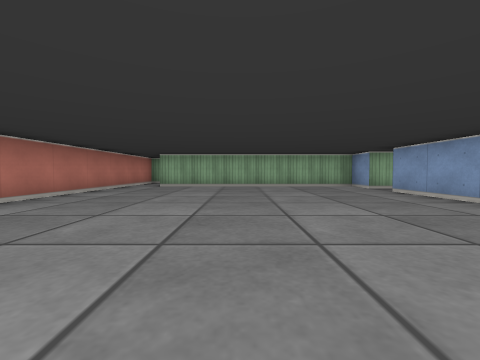
[1] (above)

23 first-person views from a walk through a cub3D level. The camera is about half as high as the walls, tilts 2° down and sees 90° across. The floor is counted in squares. Each view is taken from the middle of a square. On the plan, view 1 faces up. The plan holds only what a view shows up to about 9 squares ahead; the rest is blank.

[2]
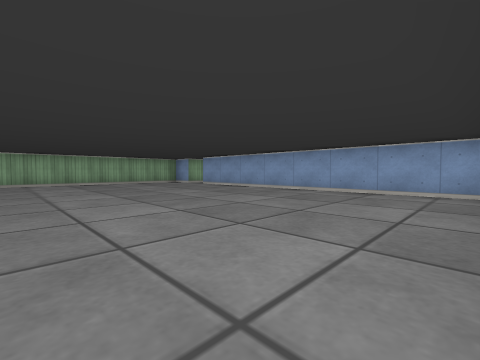

[3]
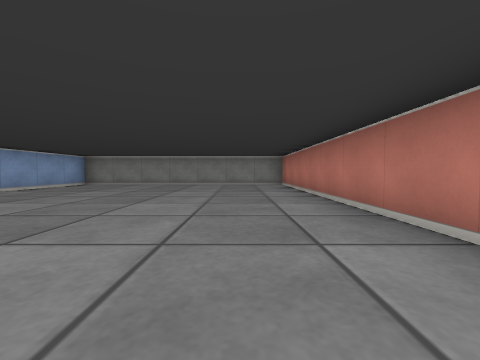

[4]
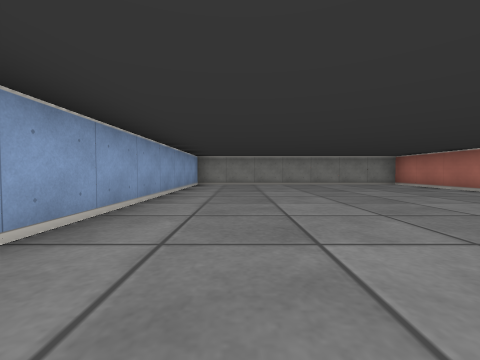

[5]
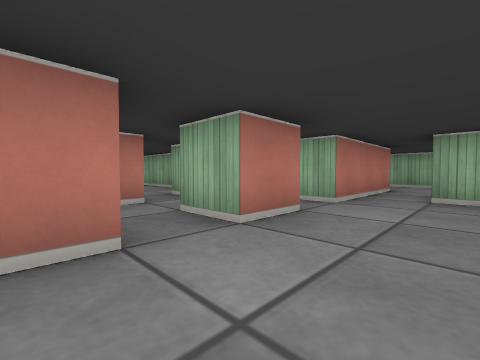

[6]
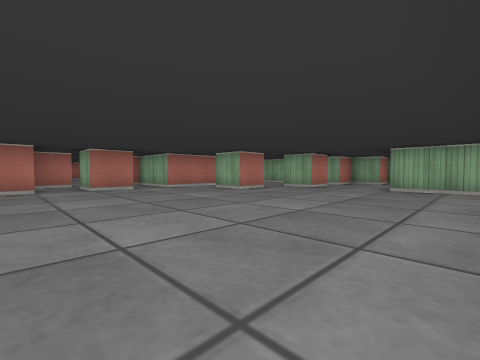

[7]
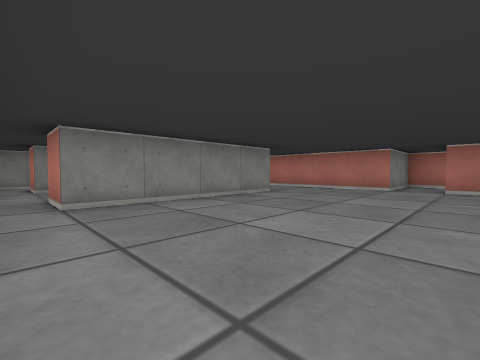

[8]
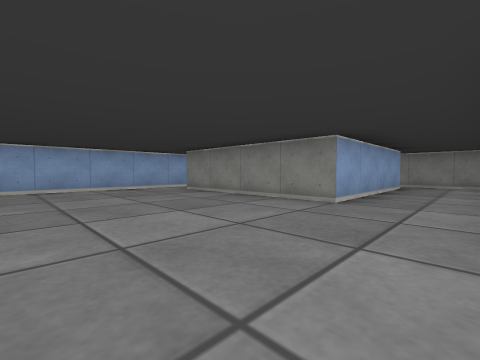

[9]
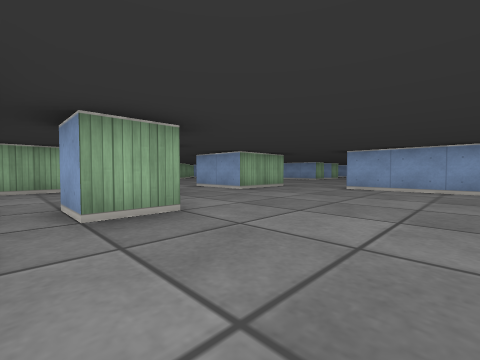

[10]
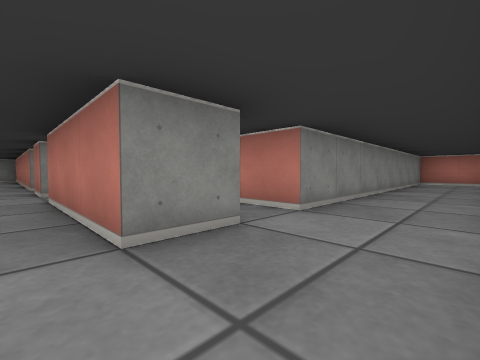

[11]
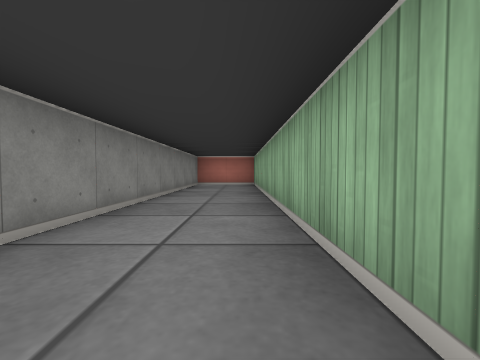

[12]
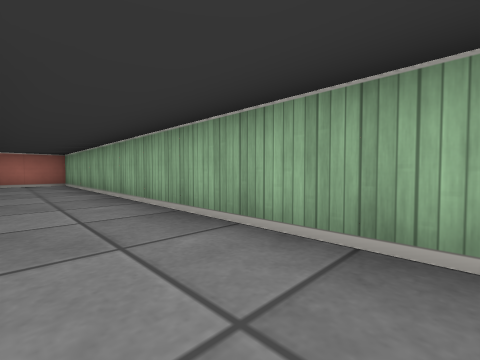

[13]
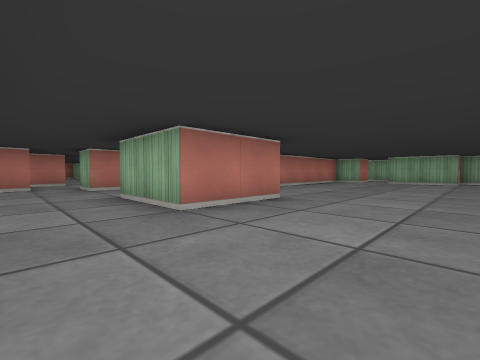

[14]
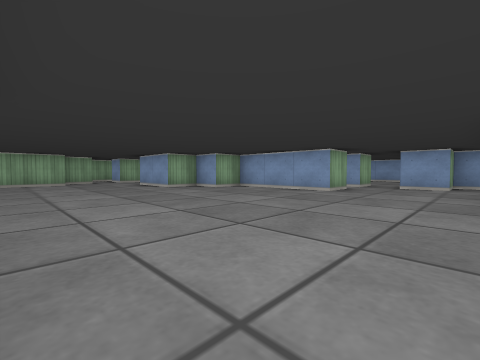

[15]
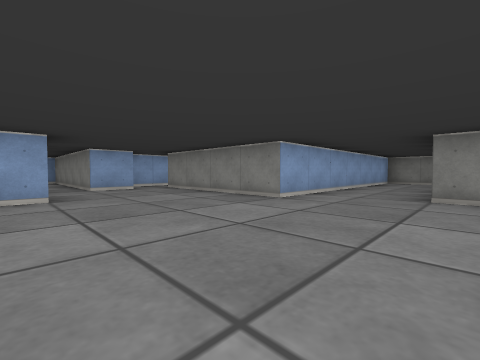

[16]
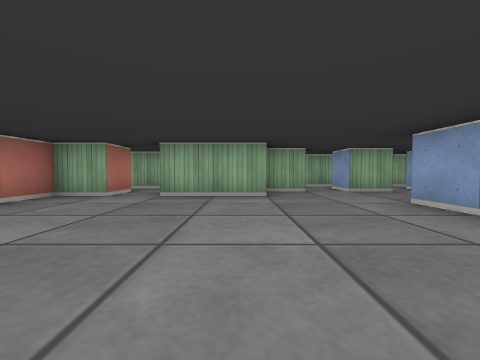

[17]
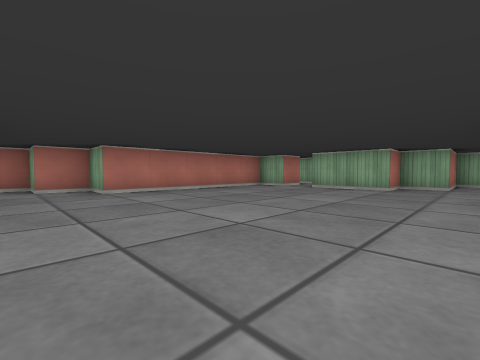

[18]
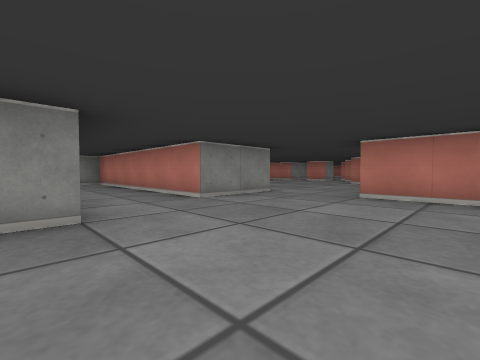

[19]
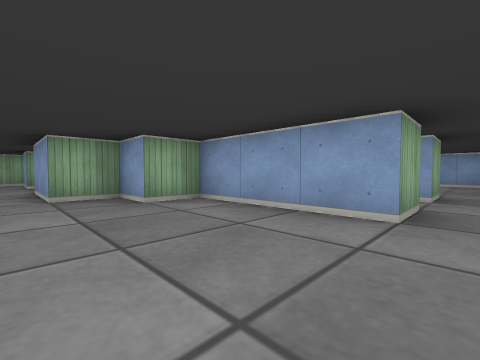

[20]
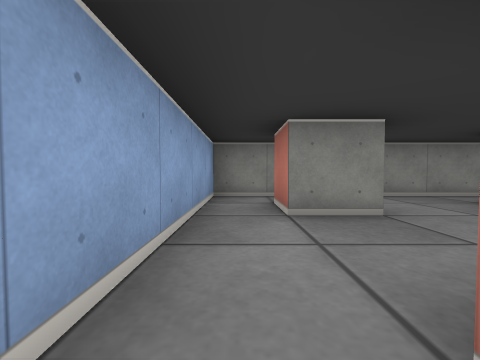

[21]
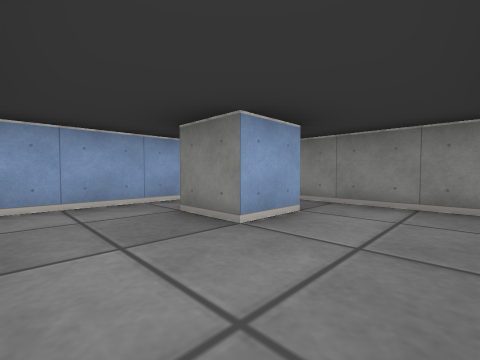

[22]
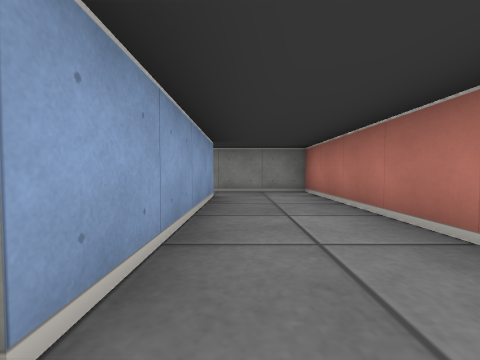

[23]
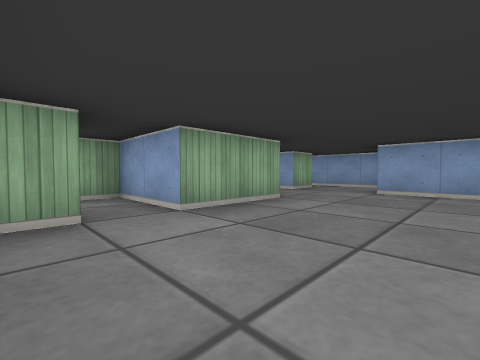

### Floor plan
Ten units are one square. View 1 is at (0, 0); x grows to the right and y downward. Boxes are objects, and circles mark ways between rooms. Rooms are numbered by the first view taken in them; rooms with no view inside come last. Other rooms are left out.
<svg viewBox="-40 -230 265 260">
<path fill="none" stroke="#000" d="M35 -65 35 -75 -25 -75M-35 -75 -35 25 35 25 35 -55M65 -66 65 -55 55 -55M85 -96 85 -85 75 -85 75 -95M45 -56 45 -45 65 -45 65 25 85 25M42 -65 35 -65M95 -116 95 -105 85 -105M55 -105 65 -105 65 -75 45 -75M125 -105 115 -105 115 -115M135 -25 135 -85M95 -125 55 -125M85 15 85 -25 125 -25M55 -125 -35 -125 -35 -105 45 -105M135 -125 135 -105 125 -105M205 -125 195 -125 195 -155 185 -155 185 -165 175 -165 175 -185M115 -115 115 -125M215 -125 215 -129M135 -85 155 -85 155 -25 172 -25M195 -190 195 -215M215 -105 215 -115M185 -205 175 -205 175 -215M125 -205 125 -195 115 -195 115 -145 105 -145 105 -135 95 -135 95 -125M180 -225 165 -225 165 -205 155 -205 155 -195 135 -195 135 -205M175 -28 175 -95 215 -95M115 16 115 5 125 5 125 15M125 -25 125 -15M85 25 135 25 135 -25"/>
<circle cx="40" cy="-60" r="3" fill="#2a7"/>
<circle cx="60" cy="-115" r="3" fill="#2a7"/>
<circle cx="120" cy="-110" r="3" fill="#2a7"/>
<circle cx="130" cy="-20" r="3" fill="#2a7"/>
<circle cx="90" cy="20" r="3" fill="#2a7"/>
<text x="0" y="-30">1</text>
<text x="90" y="-60">2</text>
<text x="10" y="-120">3</text>
<text x="160" y="-140">4</text>
<text x="110" y="0">5</text>
</svg>
Room 1 opens to room 2. Room 2 opens to room 3. Room 2 opens to room 4. Room 2 opens to room 5.

Where each view was taken, in squares from view 1:
view 1: 0 up, 0 right, facing up
view 2: 2 down, 2 left, facing up-right
view 3: 6 up, 2 left, facing down
view 4: 6 up, 2 right, facing down
view 5: 4 up, 8 right, facing up-left
view 6: 4 up, 13 right, facing up-left
view 7: 6 up, 13 right, facing down-left
view 8: 6 up, 7 right, facing down-right
view 9: 6 up, 7 right, facing up-right
view 10: 12 up, 7 right, facing down-left
view 11: 12 up, 5 right, facing left
view 12: 11 up, 6 right, facing up-left
view 13: 9 up, 16 right, facing up-left
view 14: 10 up, 14 right, facing up-right
view 15: 13 up, 15 right, facing down-right
view 16: 15 up, 15 right, facing up
view 17: 13 up, 17 right, facing up-left
view 18: 12 up, 18 right, facing down-left
view 19: 12 up, 17 right, facing up-right
view 20: 2 up, 13 right, facing down
view 21: 1 up, 10 right, facing down-right
view 22: 3 up, 8 right, facing down
view 23: 17 up, 12 right, facing up-right
